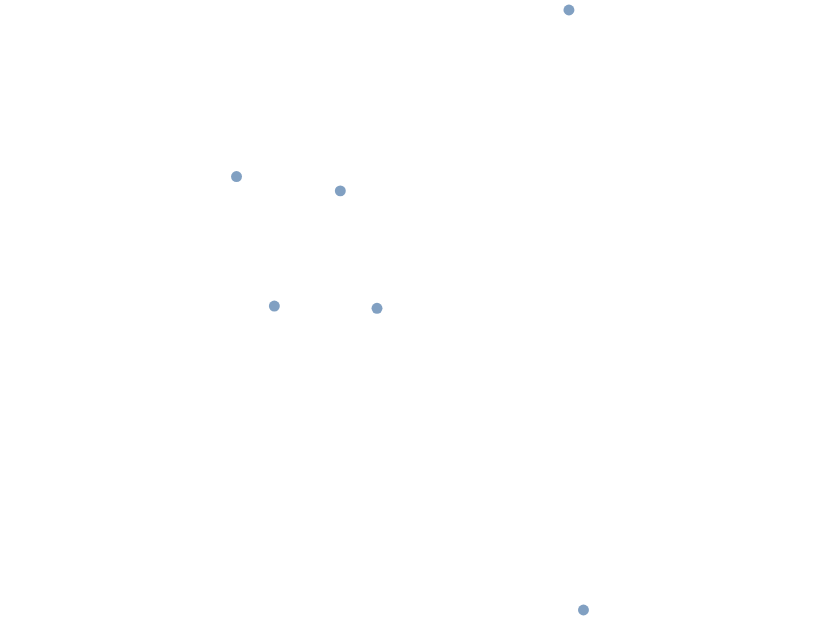

Here is the Vega-Lite specification saved for this chart:
### Vega-Lite specification from a JSON file in a GitHub repository (floating-point values rounded to 4 significant figures)
{"$schema": "https://vega.github.io/schema/vega-lite/v6.json", "padding": 5, "autosize": "none", "width": 400, "height": 300, "data": {"values": [{"lon": -74, "lat": 40.7, "n": 8}, {"lon": 2.35, "lat": 48.85, "n": 5}, {"lon": 139.7, "lat": 35.7, "n": 9}, {"lon": 151.2, "lat": -33.9, "n": 3}, {"lon": -43.2, "lat": -22.9, "n": 6}, {"lon": 28, "lat": -26.2, "n": 2}]}, "projection": {"type": "stereographic"}, "mark": "circle", "encoding": {"longitude": {"field": "lon", "type": "quantitative"}, "latitude": {"field": "lat", "type": "quantitative"}}}
